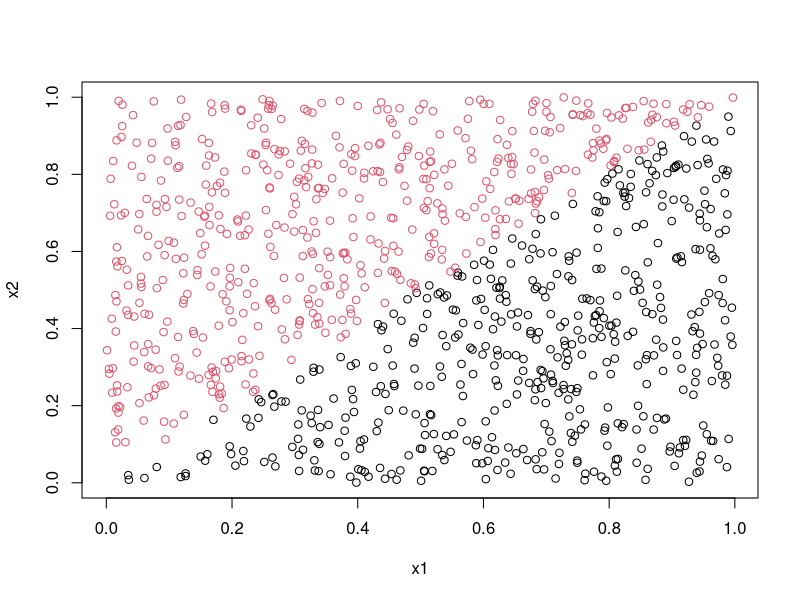
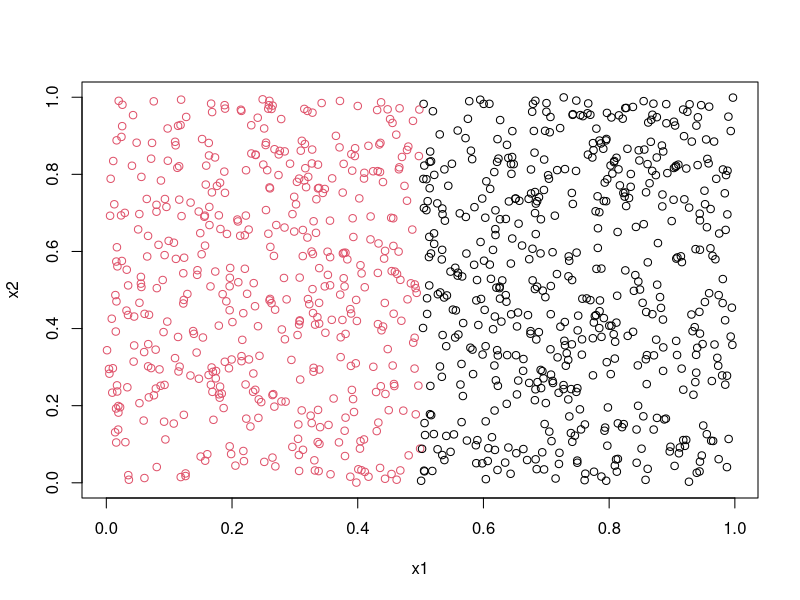

Reproduce these figures in R, in order. (Note: this script raises an error after producing the figures.)
set.seed(12345)
x1<-runif(100)
x2<-runif(100)
traindata<-cbind(x1,x2)
y<-as.numeric(x1<x2)
trainlabels<-as.factor(y)

library(randomForest)

rforest_1 = randomForest(trainlabels~., data = traindata, ntree = 1, nodesize = 25, keep.forest = TRUE)
rforest_10 = randomForest(trainlabels~., data = traindata, ntree = 10, nodesize = 25, keep.forest = TRUE)
rforest_100 = randomForest(trainlabels~., data = traindata, ntree = 100, nodesize = 25, keep.forest = TRUE)

set.seed(12345)

x1<-runif(1000)
x2<-runif(1000)
testdata<-cbind(x1,x2)
y<-as.numeric(x1<x2)
testlabels<-as.factor(y)
plot(x1,x2,col=(y+1))

y_1 = predict(rforest_1,testdata)
y_10 = predict(rforest_10,testdata)
y_100 = predict(rforest_100,testdata)


missclass=function(X,X1){
  n=length(X)
  return(1-sum(diag(table(X,X1)))/n)
}

cat("missclassification for test data of n = 1000 with 1 tree = ", missclass(y_1,testlabels))
cat("missclassification for test data of n = 1000 with 10 trees = ", missclass(y_10,testlabels))
cat("missclassification for test data of n = 1000 with 100 trees = ", missclass(y_100,testlabels))

missclass_large_sample = function(condition,ns = 25){
mce_1 = mce_10 = mce_100 = c()
set.seed(12345)
for(i in 1:1000){
  
  x1<-runif(100)
  x2<-runif(100)
  train<-cbind(x1,x2)
  y<-as.numeric(eval(parse(text = condition)))
  trainlabels<-as.factor(y)
  
  rf_1 = randomForest(trainlabels~., data = train, ntree = 1, nodesize = ns, keep.forest = TRUE)
  rf_10 = randomForest(trainlabels~., data = train, ntree = 10, nodesize = ns, keep.forest = TRUE)
  rf_100 = randomForest(trainlabels~., data = train, ntree = 100, nodesize = ns, keep.forest = TRUE)
  
  x1<-runif(1000)
  x2<-runif(1000)
  test<-cbind(x1,x2)
  y<-as.numeric(eval(parse(text = condition)))
  testlabels<-as.factor(y)
  
  y_1 = predict(rf_1,newdata = test)
  y_10 = predict(rf_10,test)
  y_100 = predict(rf_100,test)
  
  mce_1[i] = missclass(y_1,testlabels)
  mce_10[i] = missclass(y_10,testlabels)
  mce_100[i] = missclass(y_100,testlabels)
  
}
result = list("Mean_MCE_1tree"=mean(mce_1), "Variance_MCE_1tree"=var(mce_1),
              "Mean_MCE_10trees"=mean(mce_10), "Variance_MCE_10trees"=var(mce_10),
              "Mean_MCE_100trees"=mean(mce_100), "Variance_MCE_100trees"=var(mce_100))
return(result)
}

missclass_large_sample(condition = "x1 < x2")

#b
missclass_large_sample(condition = "x1 < 0.5")

#c
missclass_large_sample(condition = "(x1 < 0.5 & x2 < 0.5) | (x1 > 0.5 & x2 > 0.5)", ns = 12)

#b
set.seed(12345)
x1<-runif(100)
x2<-runif(100)
traindata_b<-cbind(x1,x2)
y<-as.numeric(x1<0.5)
trainlabels_b<-as.factor(y)

set.seed(12345)

x1<-runif(1000)
x2<-runif(1000)
testdata_b<-cbind(x1,x2)
y<-as.numeric(x1<0.5)
testlabels_b<-as.factor(y)
plot(x1,x2,col=(y+1))

missclass_large_sample(trainlabels_b,traindata_b,testdata_b,testlabels_b)

#c
set.seed(12345)
x1<-runif(100)
x2<-runif(100)
traindata_c<-cbind(x1,x2)
y<-as.numeric((x1<0.5 & x2<0.5) | (x1>0.5 & x2>0.5))
trainlabels_c<-as.factor(y)

set.seed(12345)

x1<-runif(1000)
x2<-runif(1000)
testdata_c<-cbind(x1,x2)
y<-as.numeric((x1<0.5 & x2<0.5) | (x1>0.5 & x2>0.5))
testlabels_c<-as.factor(y)
plot(x1,x2,col=(y+1))

missclass_large_sample(trainlabels_c,traindata_c,testdata_c,testlabels_c,12)

#ask if it is fine to take sampsize 







